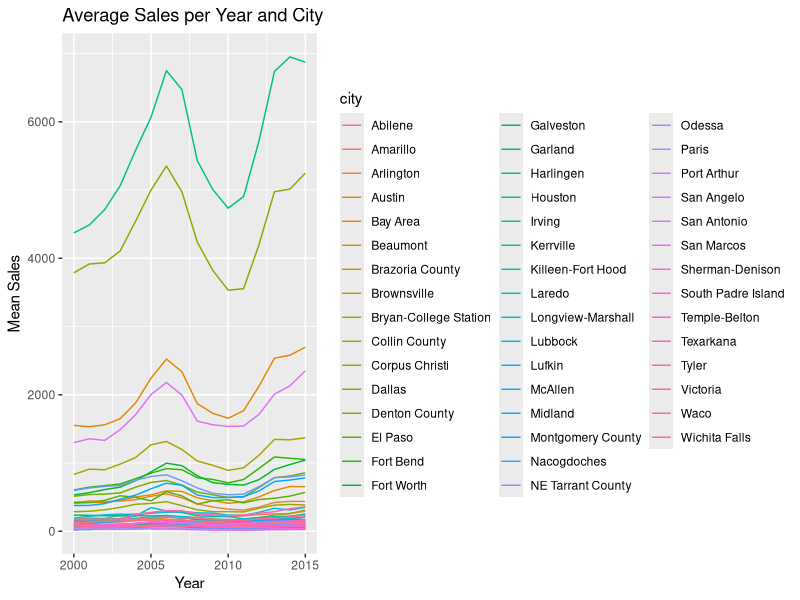

Source code (R):
## ---- chunk 1
knitr::opts_chunk$set(echo = T, warning = F, message = F)
## ---- chunk 2
library(tidyverse)
## ---- chunk 3
# code here
data("txhousing")
txhousing
## ---- chunk 4
txhousing %>% head()
## ---- chunk 5
# code here
y <- txhousing  %>%
  group_by(city) %>%
  summarise('Avg_sales'=mean(sales))
y


## ---- chunk 6
z <- txhousing  %>%
  group_by(city) %>%
  summarise_at(vars(sales), list(name = mean))
z
## ---- chunk 7
u <- txhousing  %>%
  group_by(city) %>%
  summarise(Mean = mean(sales, na.rm = T))
u
## ---- chunk 8
tx_city_year <- txhousing  %>%
  group_by(city,year) %>%
  summarise('mean_sales'=mean(sales, na.rm = T))

tx_city_year
## ---- chunk 9
ggplot(tx_city_year, aes(x = year, y = mean_sales, col = city)) + 
   geom_line() + 
   labs(x = "Year", y = "Mean Sales", title = "Average Sales per Year and City")
